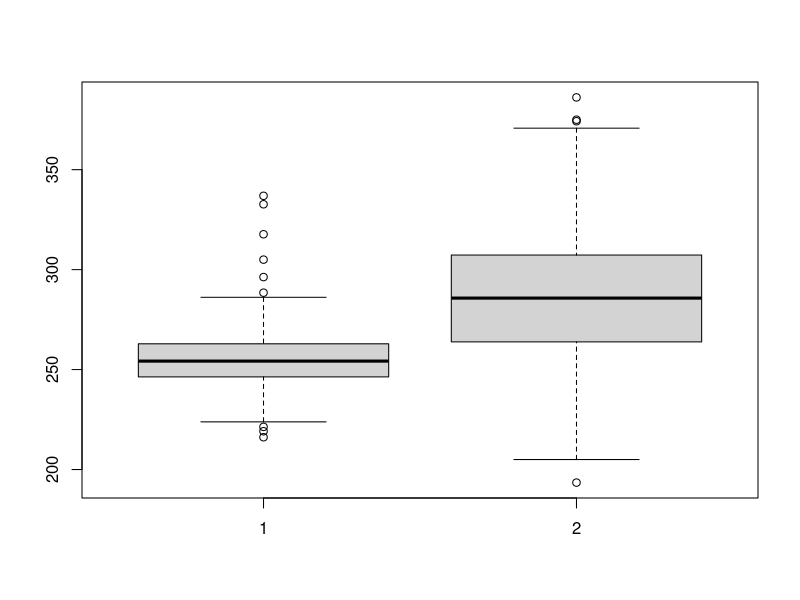
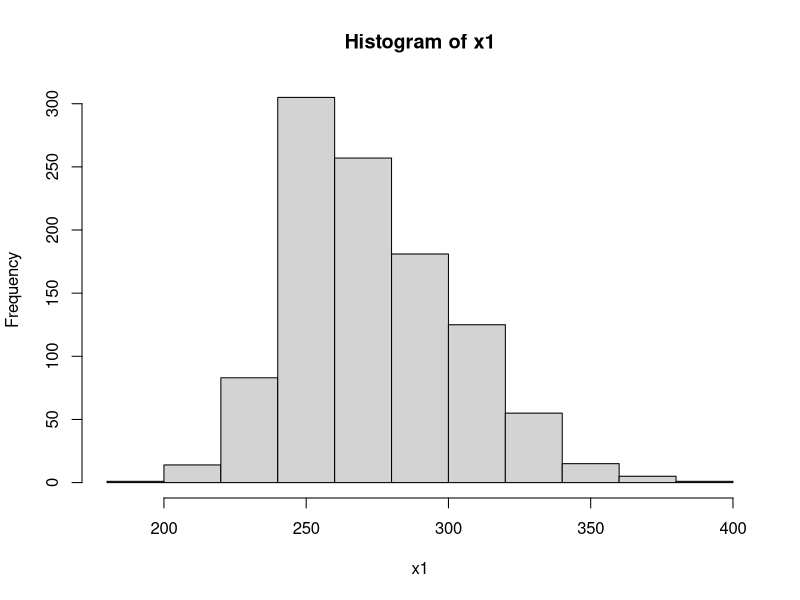
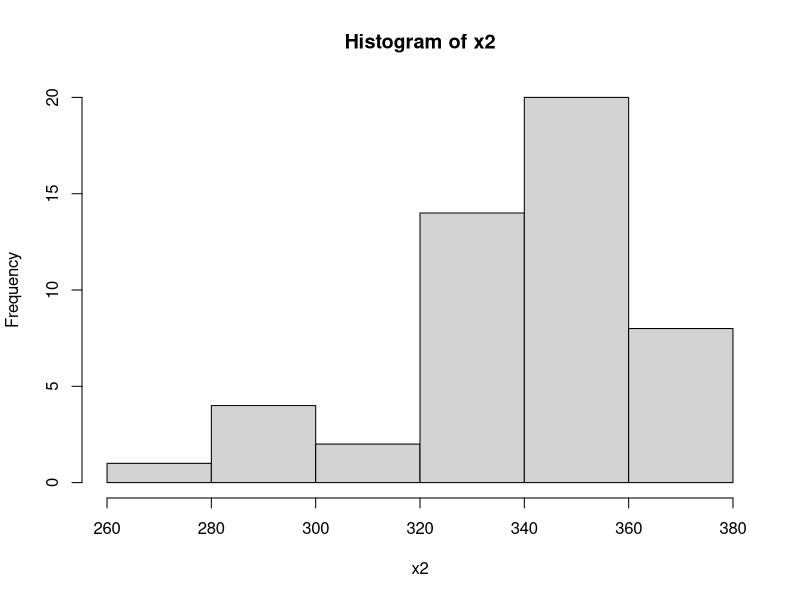
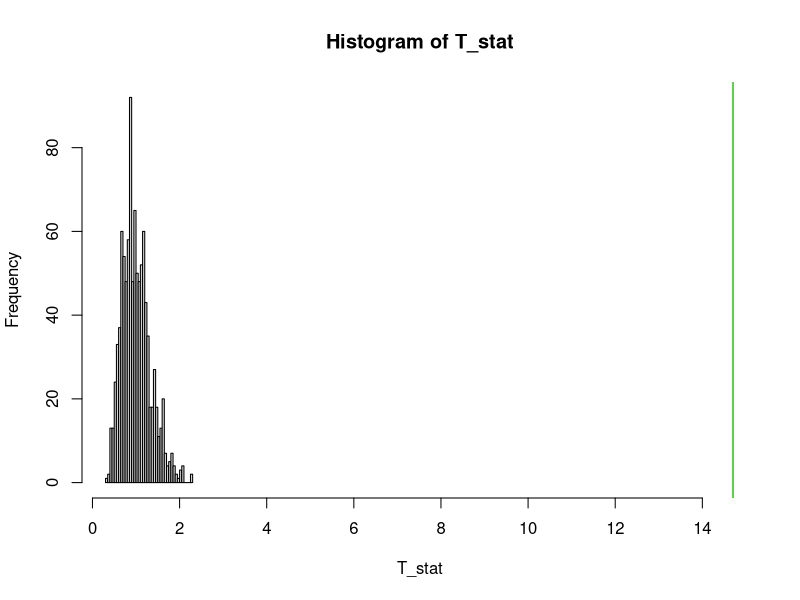
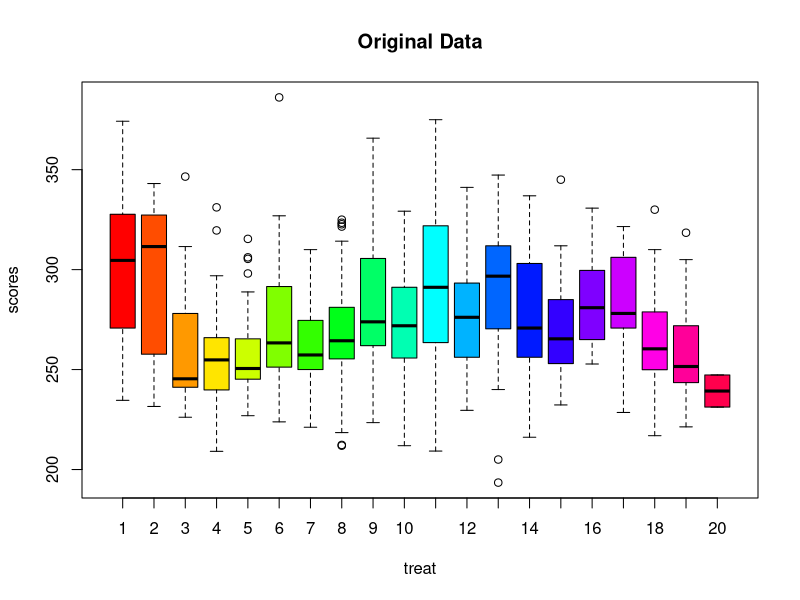
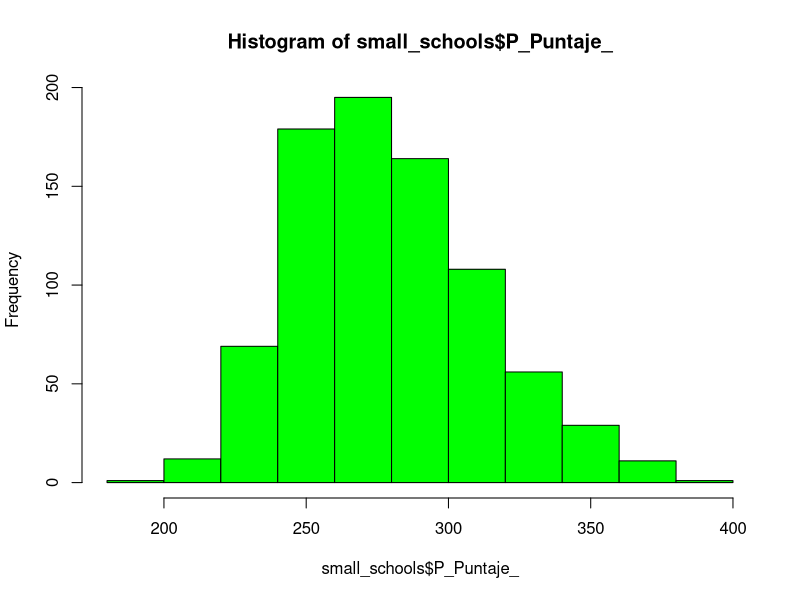
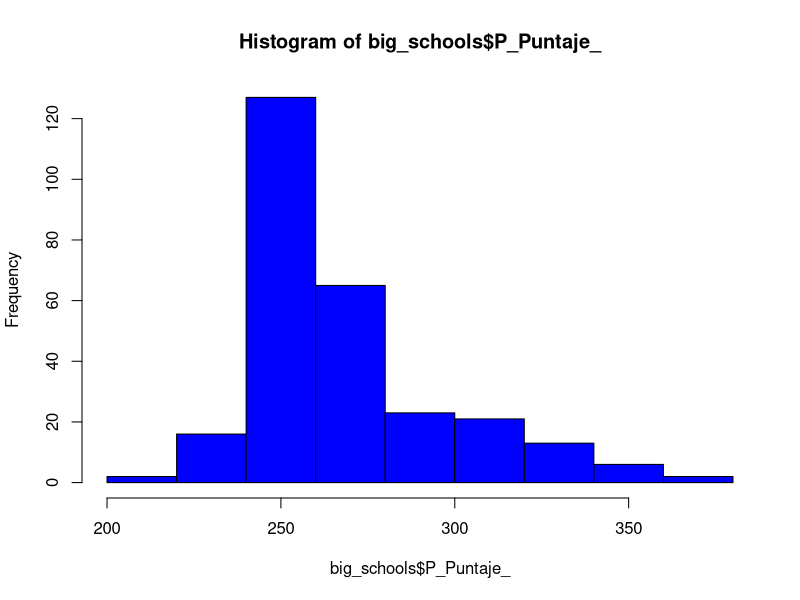

Here is the R script that generated these plots, in order:
## ---- chunk 1
data <- read.csv("Extended_data_clean.csv", header = T)
## ---- chunk 2
###
###Permutation t tests
###

perm_t_test=function(x,y,iter=1e3){
  
  T0=abs(mean(x)-mean(y))  # define the test statistic
  T_stat=numeric(iter) # a vector to store the values of each iteration
  x_pooled=c(x,y) # pooled sample
  n=length(x_pooled)
  n1=length(x)
  
  for(perm in 1:iter){ # loop for conditional MC
    # permutation:
    permutation <- sample(1:n)
    x_perm <- x_pooled[permutation]
    x1_perm <- x_perm[1:n1]
    x2_perm <- x_perm[(n1+1):n]
    # test statistic:
    T_stat[perm] <- abs(mean(x1_perm) - mean(x2_perm))
    
  }
  
  # p-value
  p_val <- sum(T_stat>=T0)/iter
  return(p_val)
}
## ---- chunk 3
###
# Rank test to see if CLASE_TIPO (private vs public) scores are different --> DA MODIFICARE IN PERMUTATION TEST
###

# x.1 public
# x.2 private

x.1 <- data$P_Puntaje_[which(data$CLASE_TIPO %in% c(1,2,3))]
x.2 <- data$P_Puntaje_[which(data$CLASE_TIPO %in% c(4,5,6))]

alpha <- 0.05
wilcox.test(x.1,y=x.2, paired=F, conf.level = 1-alpha)$p.value

## ---- chunk 4
alpha <- 0.05
wilcox.test(x.1,y=x.2, paired=F, conf.level = 1-alpha, alternative = "less")$p.value
## ---- chunk 5
boxplot(x.1, x.2)
## ---- chunk 6
###
# Test to see if scores are different for each CALENDARIO
###


x1 <- data$P_Puntaje_[which(data$CALENDARIO == 1)]
x2 <- data$P_Puntaje_[which(data$CALENDARIO == 3)]

perm_t_test(x1, x2)
## ---- chunk 7
hist(x1)
hist(x2)
## ---- chunk 8
alpha <- 0.05
wilcox.test(x1, y = x2, paired=F, conf.level = 1-alpha,
            alternative = "less")$p.value
## ---- chunk 9
median(x1)
median(x2)
## ---- chunk 10
###
# Test to see if there are difference in the scores according to the zone (COD_LOCA)
###

table(data$COD_LOCA)
## ---- chunk 11
###
### ANOVA
###

scores <- data$P_Puntaje_
LOC <- as.factor(data$COD_LOCA)

fit <- aov(scores ~ LOC)
summary(fit)

T0 <- summary(fit)[[1]][1,4]  # extract the test statistic
T0
## ---- chunk 12
B = 1e3

T_stat <- numeric(B) 
n <- dim(data)[1]

for(perm in 1:B){
  # Permutation:
  permutation <- sample(1:n)
  scores_perm <- scores[permutation]
  fit_perm <- aov(scores_perm ~ LOC)
  
  # Test statistic:
  T_stat[perm] <- summary(fit_perm)[[1]][1,4]
}
## ---- chunk 13
hist(T_stat,xlim=range(c(T_stat,T0)),breaks=30)
abline(v=T0,col=3,lwd=2)
## ---- chunk 14
p_val <- sum(T_stat>=T0)/B
p_val
## ---- chunk 15
g = length(unique(data$COD_LOCA))
plot(scores ~ LOC, xlab='treat', col=rainbow(length(levels(LOC))), main='Original Data')
## ---- chunk 16
# see whether the number of students is relevant. 
quantile(data$EVALUADOS,probs=c(0.25,0.5,0.75))
#25,49,75
#tenere la mediana mi sembrava un brutto treshold, quindi ho messo
#100 per dividere tra scuole piccole e grandi, se avete
#un treshold migliore modificate il codice --

med <- median(data$EVALUADOS)
small_schools = data[which(data$EVALUADOS<=92),]
big_schools = data[which(data$EVALUADOS>92),]

set.seed(123)

perm_t_test=function(x,y,iter=1e3){
  
  T0=abs(median(x)-median(y))  # define the test statistic
  T_stat=numeric(iter) # a vector to store the values of each iteration
  x_pooled=c(x,y) # pooled sample
  n=length(x_pooled)
  n1=length(x)
  
  for(perm in 1:iter){ # loop for conditional MC
    # permutation:
    permutation <- sample(1:n)
    x_perm <- x_pooled[permutation]
    x1_perm <- x_perm[1:n1]
    x2_perm <- x_perm[(n1+1):n]
    # test statistic:
    T_stat[perm] <- abs(median(x1_perm) - median(x2_perm))
    
  }
  
  # p-value
  p_val <- sum(T_stat>=T0)/iter
  return(p_val)
}

B2 = 1e4

perm_t_test(small_schools$P_Puntaje_,big_schools$P_Puntaje_)
#p-value is 0

hist(small_schools$P_Puntaje_,col = "green")
hist(big_schools$P_Puntaje_,col="blue")

#small schools perform better
